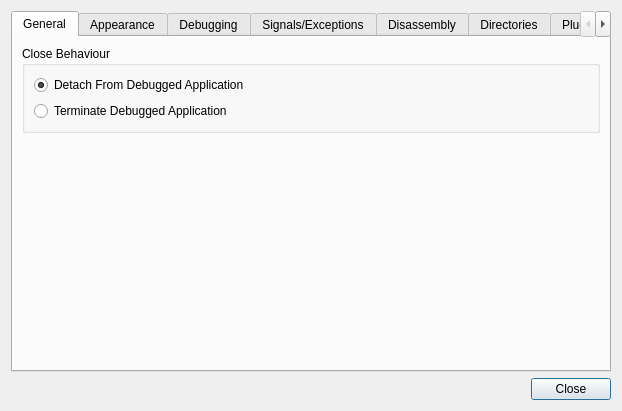
<?xml version="1.0" encoding="UTF-8"?>
<ui version="4.0">
 <author>Evan Teran</author>
 <class>DialogOptions</class>
 <widget class="QDialog" name="DialogOptions">
  <property name="geometry">
   <rect>
    <x>0</x>
    <y>0</y>
    <width>602</width>
    <height>387</height>
   </rect>
  </property>
  <property name="windowTitle">
   <string>Preferences</string>
  </property>
  <layout class="QVBoxLayout">
   <item>
    <widget class="QTabWidget" name="tabWidget">
     <property name="tabShape">
      <enum>QTabWidget::Rounded</enum>
     </property>
     <property name="currentIndex">
      <number>0</number>
     </property>
     <widget class="QWidget" name="tab">
      <attribute name="title">
       <string>General</string>
      </attribute>
      <layout class="QVBoxLayout">
       <property name="spacing">
        <number>6</number>
       </property>
       <item>
        <widget class="QGroupBox" name="groupBox_3">
         <property name="title">
          <string>Close Behaviour</string>
         </property>
         <layout class="QVBoxLayout">
          <property name="spacing">
           <number>6</number>
          </property>
          <item>
           <widget class="QRadioButton" name="rdoDetach">
            <property name="text">
             <string>Detach From Debugged Application</string>
            </property>
            <property name="checked">
             <bool>true</bool>
            </property>
           </widget>
          </item>
          <item>
           <widget class="QRadioButton" name="rdoKill">
            <property name="text">
             <string>Terminate Debugged Application</string>
            </property>
           </widget>
          </item>
         </layout>
        </widget>
       </item>
       <item>
        <spacer>
         <property name="orientation">
          <enum>Qt::Vertical</enum>
         </property>
         <property name="sizeHint" stdset="0">
          <size>
           <width>20</width>
           <height>40</height>
          </size>
         </property>
        </spacer>
       </item>
      </layout>
     </widget>
     <widget class="QWidget" name="tab_2">
      <attribute name="title">
       <string>Appearance</string>
      </attribute>
      <layout class="QGridLayout" name="gridLayout">
       <item row="0" column="0" colspan="2">
        <layout class="QGridLayout">
         <item row="0" column="1">
          <widget class="QLineEdit" name="txtStackFont"/>
         </item>
         <item row="3" column="2">
          <widget class="QToolButton" name="btnDisFont">
           <property name="text">
            <string>...</string>
           </property>
          </widget>
         </item>
         <item row="2" column="1">
          <widget class="QLineEdit" name="txtRegisterFont"/>
         </item>
         <item row="3" column="0">
          <widget class="QLabel" name="lblDisFont">
           <property name="text">
            <string>Default Disassembly View Font</string>
           </property>
           <property name="buddy">
            <cstring>txtDisFont</cstring>
           </property>
          </widget>
         </item>
         <item row="0" column="0">
          <widget class="QLabel" name="lblStackFont">
           <property name="text">
            <string>Default Stack View Font</string>
           </property>
           <property name="buddy">
            <cstring>txtStackFont</cstring>
           </property>
          </widget>
         </item>
         <item row="2" column="0">
          <widget class="QLabel" name="lblRegisterFont">
           <property name="text">
            <string>Default Register View Font</string>
           </property>
           <property name="buddy">
            <cstring>txtRegisterFont</cstring>
           </property>
          </widget>
         </item>
         <item row="1" column="1">
          <widget class="QLineEdit" name="txtMemoryFont"/>
         </item>
         <item row="1" column="0">
          <widget class="QLabel" name="lblMemFont">
           <property name="text">
            <string>Default Memory Dump View Font</string>
           </property>
           <property name="buddy">
            <cstring>txtMemoryFont</cstring>
           </property>
          </widget>
         </item>
         <item row="2" column="2">
          <widget class="QToolButton" name="btnRegisterFont">
           <property name="text">
            <string>...</string>
           </property>
          </widget>
         </item>
         <item row="0" column="2">
          <widget class="QToolButton" name="btnStackFont">
           <property name="text">
            <string>...</string>
           </property>
          </widget>
         </item>
         <item row="3" column="1">
          <widget class="QLineEdit" name="txtDisFont"/>
         </item>
         <item row="1" column="2">
          <widget class="QToolButton" name="btnMemoryFont">
           <property name="text">
            <string>...</string>
           </property>
          </widget>
         </item>
        </layout>
       </item>
       <item row="1" column="0">
        <widget class="QGroupBox" name="groupBox_5">
         <property name="title">
          <string>Default Data View Settings</string>
         </property>
         <layout class="QGridLayout">
          <item row="0" column="0" colspan="3">
           <widget class="QCheckBox" name="chkDataShowAddress">
            <property name="text">
             <string>Show Address</string>
            </property>
           </widget>
          </item>
          <item row="1" column="0" colspan="3">
           <widget class="QCheckBox" name="chkDataShowHex">
            <property name="text">
             <string>Show Hex</string>
            </property>
           </widget>
          </item>
          <item row="2" column="0" colspan="3">
           <widget class="QCheckBox" name="chkDataShowAscii">
            <property name="text">
             <string>Show ASCII</string>
            </property>
           </widget>
          </item>
          <item row="3" column="0" colspan="3">
           <widget class="QCheckBox" name="chkDataShowComments">
            <property name="text">
             <string>Show Comments</string>
            </property>
           </widget>
          </item>
          <item row="4" column="0">
           <widget class="QLabel" name="label_2">
            <property name="text">
             <string>Word Width</string>
            </property>
           </widget>
          </item>
          <item row="4" column="1">
           <widget class="QComboBox" name="cmbDataWordWidth">
            <item>
             <property name="text">
              <string>1 Byte</string>
             </property>
            </item>
            <item>
             <property name="text">
              <string>2 Bytes</string>
             </property>
            </item>
            <item>
             <property name="text">
              <string>4 Bytes</string>
             </property>
            </item>
            <item>
             <property name="text">
              <string>8 Bytes</string>
             </property>
            </item>
           </widget>
          </item>
          <item row="4" column="2">
           <spacer>
            <property name="orientation">
             <enum>Qt::Horizontal</enum>
            </property>
            <property name="sizeHint" stdset="0">
             <size>
              <width>321</width>
              <height>25</height>
             </size>
            </property>
           </spacer>
          </item>
          <item row="5" column="0">
           <widget class="QLabel" name="label_6">
            <property name="text">
             <string>Row Width</string>
            </property>
           </widget>
          </item>
          <item row="5" column="1">
           <widget class="QComboBox" name="cmbDataRowWidth">
            <item>
             <property name="text">
              <string>1 Byte</string>
             </property>
            </item>
            <item>
             <property name="text">
              <string>2 Bytes</string>
             </property>
            </item>
            <item>
             <property name="text">
              <string>4 Bytes</string>
             </property>
            </item>
            <item>
             <property name="text">
              <string>8 Bytes</string>
             </property>
            </item>
            <item>
             <property name="text">
              <string>16 Bytes</string>
             </property>
            </item>
           </widget>
          </item>
          <item row="5" column="2">
           <spacer>
            <property name="orientation">
             <enum>Qt::Horizontal</enum>
            </property>
            <property name="sizeHint" stdset="0">
             <size>
              <width>321</width>
              <height>25</height>
             </size>
            </property>
           </spacer>
          </item>
         </layout>
        </widget>
       </item>
       <item row="1" column="1">
        <layout class="QVBoxLayout" name="verticalLayout_2">
         <item>
          <widget class="QCheckBox" name="chkAddressSemicolon">
           <property name="text">
            <string>Show Semicolon in Addresses</string>
           </property>
           <property name="checked">
            <bool>true</bool>
           </property>
          </widget>
         </item>
         <item>
          <spacer name="verticalSpacer">
           <property name="orientation">
            <enum>Qt::Vertical</enum>
           </property>
           <property name="sizeHint" stdset="0">
            <size>
             <width>20</width>
             <height>40</height>
            </size>
           </property>
          </spacer>
         </item>
        </layout>
       </item>
       <item row="2" column="0" colspan="2">
        <spacer>
         <property name="orientation">
          <enum>Qt::Vertical</enum>
         </property>
         <property name="sizeHint" stdset="0">
          <size>
           <width>578</width>
           <height>201</height>
          </size>
         </property>
        </spacer>
       </item>
      </layout>
     </widget>
     <widget class="QWidget" name="tab_3">
      <attribute name="title">
       <string>Debugging</string>
      </attribute>
      <layout class="QVBoxLayout">
       <item>
        <widget class="QGroupBox" name="groupBox_2">
         <property name="title">
          <string>Initial Breakpoint</string>
         </property>
         <layout class="QVBoxLayout">
          <property name="spacing">
           <number>6</number>
          </property>
          <item>
           <widget class="QRadioButton" name="rdoBPEntry">
            <property name="text">
             <string>Application Entry Point</string>
            </property>
            <property name="checked">
             <bool>false</bool>
            </property>
           </widget>
          </item>
          <item>
           <widget class="QRadioButton" name="rdoBPMain">
            <property name="text">
             <string>&quot;main&quot; symbol (when possible)</string>
            </property>
            <property name="checked">
             <bool>true</bool>
            </property>
           </widget>
          </item>
         </layout>
        </widget>
       </item>
       <item>
        <widget class="QCheckBox" name="chkWarnDataBreakpoint">
         <property name="text">
          <string>Warn when setting breakpoint in non-executable region</string>
         </property>
        </widget>
       </item>
       <item>
        <widget class="QCheckBox" name="chkFindMain">
         <property name="text">
          <string>Use heuristic to find &quot;main&quot; symbol when it is not found in symbol file</string>
         </property>
        </widget>
       </item>
       <item>
        <layout class="QHBoxLayout">
         <item>
          <widget class="QLabel" name="label_5">
           <property name="text">
            <string>Minimum length for string detection</string>
           </property>
           <property name="buddy">
            <cstring>spnMinString</cstring>
           </property>
          </widget>
         </item>
         <item>
          <widget class="QSpinBox" name="spnMinString"/>
         </item>
         <item>
          <spacer>
           <property name="orientation">
            <enum>Qt::Horizontal</enum>
           </property>
           <property name="sizeHint" stdset="0">
            <size>
             <width>40</width>
             <height>20</height>
            </size>
           </property>
          </spacer>
         </item>
        </layout>
       </item>
       <item>
        <widget class="QGroupBox" name="groupBox_4">
         <property name="title">
          <string>Command Line IO</string>
         </property>
         <layout class="QGridLayout">
          <item row="0" column="0" colspan="3">
           <widget class="QCheckBox" name="chkTTY">
            <property name="text">
             <string>Open a terminal to provide program input and output</string>
            </property>
            <property name="checked">
             <bool>true</bool>
            </property>
           </widget>
          </item>
          <item row="1" column="0">
           <widget class="QLabel" name="label">
            <property name="text">
             <string>Terminal Program:</string>
            </property>
            <property name="buddy">
             <cstring>txtTTY</cstring>
            </property>
           </widget>
          </item>
          <item row="1" column="1">
           <widget class="QLineEdit" name="txtTTY">
            <property name="text">
             <string>/usr/bin/xterm</string>
            </property>
           </widget>
          </item>
          <item row="1" column="2">
           <widget class="QToolButton" name="btnTTY">
            <property name="text">
             <string>...</string>
            </property>
           </widget>
          </item>
         </layout>
        </widget>
       </item>
       <item>
        <spacer>
         <property name="orientation">
          <enum>Qt::Vertical</enum>
         </property>
         <property name="sizeHint" stdset="0">
          <size>
           <width>578</width>
           <height>31</height>
          </size>
         </property>
        </spacer>
       </item>
      </layout>
     </widget>
     <widget class="QWidget" name="tab_6">
      <attribute name="title">
       <string>Signals/Exceptions</string>
      </attribute>
      <layout class="QVBoxLayout" name="verticalLayout_3">
       <item>
        <widget class="QLabel" name="label_8">
         <property name="text">
          <string>Ignore (pass to program) the following exceptions:</string>
         </property>
        </widget>
       </item>
       <item>
        <widget class="QListWidget" name="listIgnoredExceptions">
         <property name="editTriggers">
          <set>QAbstractItemView::NoEditTriggers</set>
         </property>
         <property name="alternatingRowColors">
          <bool>true</bool>
         </property>
        </widget>
       </item>
      </layout>
     </widget>
     <widget class="QWidget" name="tab_4">
      <attribute name="title">
       <string>Disassembly</string>
      </attribute>
      <layout class="QVBoxLayout" name="verticalLayout">
       <item>
        <widget class="QGroupBox" name="groupBox">
         <property name="title">
          <string>Disassembly Syntax</string>
         </property>
         <layout class="QVBoxLayout">
          <property name="spacing">
           <number>6</number>
          </property>
          <item>
           <widget class="QRadioButton" name="rdoSytntaxIntel">
            <property name="text">
             <string>Intel</string>
            </property>
            <property name="checked">
             <bool>true</bool>
            </property>
           </widget>
          </item>
          <item>
           <widget class="QRadioButton" name="rdoSytntaxATT">
            <property name="enabled">
             <bool>false</bool>
            </property>
            <property name="text">
             <string>AT&amp;&amp;T</string>
            </property>
           </widget>
          </item>
         </layout>
        </widget>
       </item>
       <item>
        <widget class="QCheckBox" name="chkZerosAreFilling">
         <property name="text">
          <string>Instruction &quot;add byte ptr[eax], al&quot; (0x00 0x00) is &quot;Filling&quot; on x86</string>
         </property>
        </widget>
       </item>
       <item>
        <widget class="QCheckBox" name="chkUppercase">
         <property name="text">
          <string>Disassemble in uppercase</string>
         </property>
        </widget>
       </item>
       <item>
        <spacer>
         <property name="orientation">
          <enum>Qt::Vertical</enum>
         </property>
         <property name="sizeHint" stdset="0">
          <size>
           <width>561</width>
           <height>206</height>
          </size>
         </property>
        </spacer>
       </item>
      </layout>
     </widget>
     <widget class="QWidget" name="tab_5">
      <attribute name="title">
       <string>Directories</string>
      </attribute>
      <layout class="QVBoxLayout">
       <item>
        <layout class="QGridLayout">
         <item row="0" column="0">
          <widget class="QLabel" name="label_3">
           <property name="text">
            <string>Symbol Directory</string>
           </property>
           <property name="buddy">
            <cstring>txtSymbolDir</cstring>
           </property>
          </widget>
         </item>
         <item row="0" column="1">
          <widget class="QLineEdit" name="txtSymbolDir"/>
         </item>
         <item row="0" column="2">
          <widget class="QToolButton" name="btnSymbolDir">
           <property name="text">
            <string>...</string>
           </property>
          </widget>
         </item>
         <item row="1" column="0">
          <widget class="QLabel" name="label_4">
           <property name="text">
            <string>Plugin Directory</string>
           </property>
           <property name="buddy">
            <cstring>txtPluginDir</cstring>
           </property>
          </widget>
         </item>
         <item row="1" column="1">
          <widget class="QLineEdit" name="txtPluginDir"/>
         </item>
         <item row="1" column="2">
          <widget class="QToolButton" name="btnPluginDir">
           <property name="text">
            <string>...</string>
           </property>
          </widget>
         </item>
         <item row="2" column="0">
          <widget class="QLabel" name="label_7">
           <property name="text">
            <string>Session Directory</string>
           </property>
           <property name="buddy">
            <cstring>txtSessionDir</cstring>
           </property>
          </widget>
         </item>
         <item row="2" column="1">
          <widget class="QLineEdit" name="txtSessionDir"/>
         </item>
         <item row="2" column="2">
          <widget class="QToolButton" name="btnSessionDir">
           <property name="text">
            <string>...</string>
           </property>
          </widget>
         </item>
        </layout>
       </item>
       <item>
        <spacer>
         <property name="orientation">
          <enum>Qt::Vertical</enum>
         </property>
         <property name="sizeHint" stdset="0">
          <size>
           <width>578</width>
           <height>101</height>
          </size>
         </property>
        </spacer>
       </item>
      </layout>
     </widget>
     <widget class="QWidget" name="tab_plugins">
      <attribute name="title">
       <string>Plugin Options</string>
      </attribute>
      <layout class="QGridLayout" name="tab_plugins_layout">
       <item row="0" column="0">
        <widget class="QLabel" name="label_plugins">
         <property name="text">
          <string>No Plugin Option Pages</string>
         </property>
         <property name="alignment">
          <set>Qt::AlignCenter</set>
         </property>
        </widget>
       </item>
      </layout>
     </widget>
    </widget>
   </item>
   <item>
    <widget class="QDialogButtonBox" name="buttonBox">
     <property name="orientation">
      <enum>Qt::Horizontal</enum>
     </property>
     <property name="standardButtons">
      <set>QDialogButtonBox::Close</set>
     </property>
    </widget>
   </item>
  </layout>
 </widget>
 <tabstops>
  <tabstop>tabWidget</tabstop>
  <tabstop>rdoDetach</tabstop>
  <tabstop>rdoKill</tabstop>
  <tabstop>txtStackFont</tabstop>
  <tabstop>btnStackFont</tabstop>
  <tabstop>txtMemoryFont</tabstop>
  <tabstop>btnMemoryFont</tabstop>
  <tabstop>txtRegisterFont</tabstop>
  <tabstop>btnRegisterFont</tabstop>
  <tabstop>txtDisFont</tabstop>
  <tabstop>btnDisFont</tabstop>
  <tabstop>chkDataShowAddress</tabstop>
  <tabstop>chkDataShowHex</tabstop>
  <tabstop>chkDataShowAscii</tabstop>
  <tabstop>chkDataShowComments</tabstop>
  <tabstop>cmbDataWordWidth</tabstop>
  <tabstop>cmbDataRowWidth</tabstop>
  <tabstop>rdoBPEntry</tabstop>
  <tabstop>rdoBPMain</tabstop>
  <tabstop>chkWarnDataBreakpoint</tabstop>
  <tabstop>chkFindMain</tabstop>
  <tabstop>spnMinString</tabstop>
  <tabstop>chkTTY</tabstop>
  <tabstop>txtTTY</tabstop>
  <tabstop>btnTTY</tabstop>
  <tabstop>rdoSytntaxIntel</tabstop>
  <tabstop>rdoSytntaxATT</tabstop>
  <tabstop>chkZerosAreFilling</tabstop>
  <tabstop>chkUppercase</tabstop>
  <tabstop>txtSymbolDir</tabstop>
  <tabstop>btnSymbolDir</tabstop>
  <tabstop>txtPluginDir</tabstop>
  <tabstop>btnPluginDir</tabstop>
  <tabstop>txtSessionDir</tabstop>
  <tabstop>btnSessionDir</tabstop>
 </tabstops>
 <resources/>
 <connections>
  <connection>
   <sender>chkTTY</sender>
   <signal>toggled(bool)</signal>
   <receiver>txtTTY</receiver>
   <slot>setEnabled(bool)</slot>
   <hints>
    <hint type="sourcelabel">
     <x>85</x>
     <y>62</y>
    </hint>
    <hint type="destinationlabel">
     <x>110</x>
     <y>62</y>
    </hint>
   </hints>
  </connection>
  <connection>
   <sender>buttonBox</sender>
   <signal>accepted()</signal>
   <receiver>DialogOptions</receiver>
   <slot>accept()</slot>
   <hints>
    <hint type="sourcelabel">
     <x>476</x>
     <y>382</y>
    </hint>
    <hint type="destinationlabel">
     <x>401</x>
     <y>394</y>
    </hint>
   </hints>
  </connection>
  <connection>
   <sender>buttonBox</sender>
   <signal>rejected()</signal>
   <receiver>DialogOptions</receiver>
   <slot>reject()</slot>
   <hints>
    <hint type="sourcelabel">
     <x>563</x>
     <y>382</y>
    </hint>
    <hint type="destinationlabel">
     <x>539</x>
     <y>397</y>
    </hint>
   </hints>
  </connection>
  <connection>
   <sender>chkTTY</sender>
   <signal>toggled(bool)</signal>
   <receiver>btnTTY</receiver>
   <slot>setEnabled(bool)</slot>
   <hints>
    <hint type="sourcelabel">
     <x>111</x>
     <y>80</y>
    </hint>
    <hint type="destinationlabel">
     <x>111</x>
     <y>80</y>
    </hint>
   </hints>
  </connection>
 </connections>
</ui>
